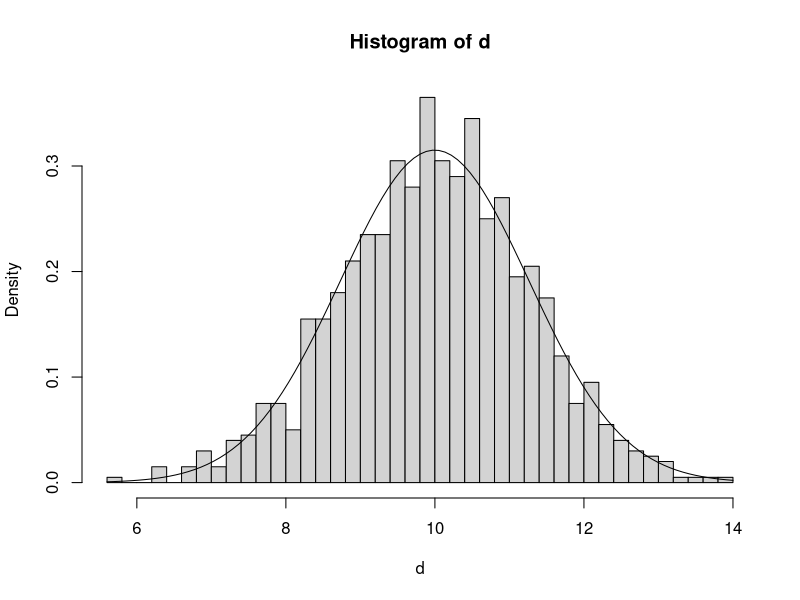
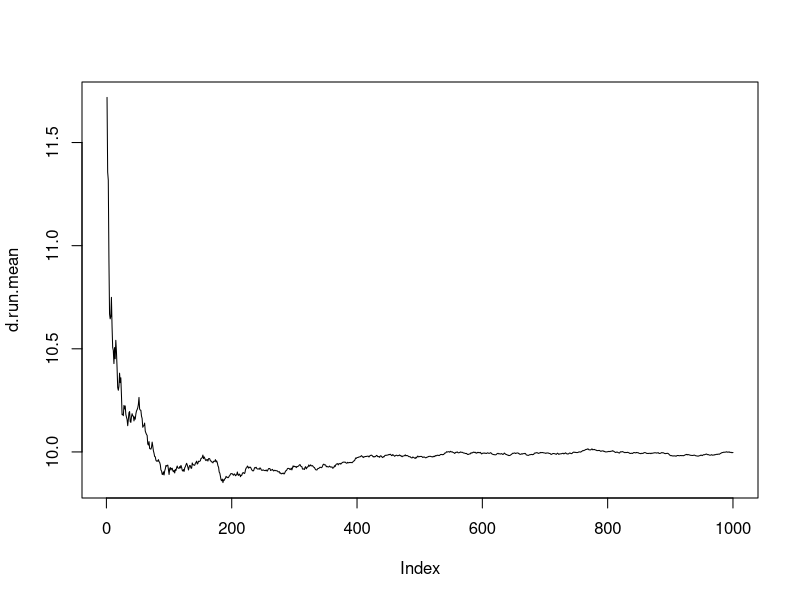

These charts were generated, in order, by the following R code:
#This is question 3 from Chapter 2
sum.of.uniform <- function(x){
  result <- sum(runif(20, min = 0, max =1))
  #result <-runif(1, min = 0, max =20)
  return(result)
}

d.length <- 1000


d <- rep(c(0), c(d.length))
d.run.mean <- rep(c(0), c(d.length))

for(n in 1:length(d)){
  d[n] <- sum.of.uniform(1)
  d.run.mean[n] <- sum(d)/n
  }


d.mean <- mean(d)
d.sd <- sd(d)

cat("Mean :", d.mean, "\nSd :", d.sd)
hist(d, breaks = 30, freq=FALSE)
curve(dnorm(x, mean = d.mean, sd = d.sd), add = TRUE)
plot(d.run.mean,type = "l")
